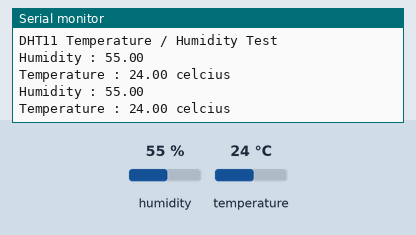
A sketch run on a simulated Arduino Uno, built with avr-gcc and run on an emulated ATmega328P. Shown: the last lines printed to the serial monitor. The test bench sets the inputs (shaded band); at power-on: humidity 55 %, temperature 24 °C.

Above: at 16.8 s.
16.9 s: humidity set to 22 %
At 24.7 s:
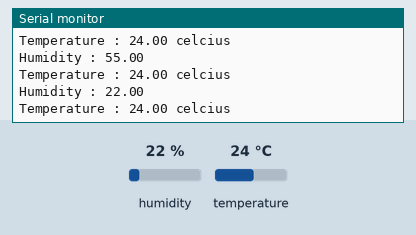
28.9 s: temperature set to 12 °C
At 32.8 s:
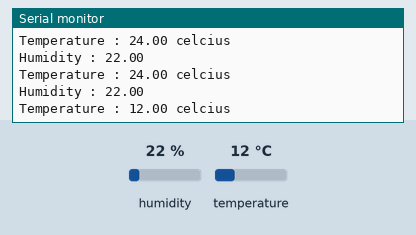
40.9 s: humidity set to 40 %
At 49.2 s:
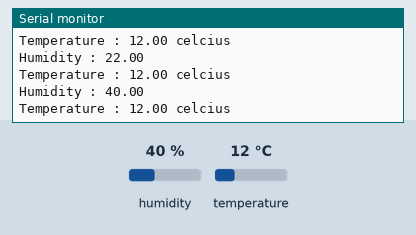
Timing chart, 0 to 50.7 s (numbered marks = the images above; inputs shaded):
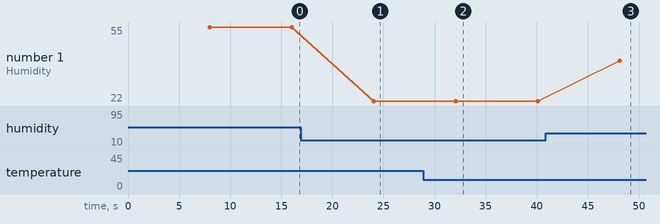

The sketch:

DHT11_BASIC.ino
```cpp
#include <DHT.h>

#define DHTPIN A0

#define DHTTYPE DHT11

DHT dht(DHTPIN,DHTTYPE);
void setup() {
  Serial.begin(9600);
  Serial.println(F("DHT11 Temperature / Humidity Test "));
  dht.begin();
}

void loop() {
  delay(8000); //delay is applied for each consecutive readings for the sensor
  float humid = dht.readHumidity();
  float Temperature = dht.readTemperature();
  //celcius is default temperature for this method.
  //it can be converted to fahrenheit by providing a parameter " true "
  if (isnan(humid) || isnan(Temperature)){
    //check if bogus values are returned
    Serial.println(F("Failed to read from the DHT sensor"));
    return; //so the iteration doesn't continue
    }
  Serial.print(F("Humidity : "));
  Serial.println(humid);
  Serial.print(F("Temperature : "));
  Serial.print(Temperature);
  Serial.println(" celcius");
  Serial.println();

}
```

Measured:
- after the input at 16.9 s, the serial monitor: prints a new line after 7.2 s (image 1)
- after the input at 28.9 s, the serial monitor: prints a new line after 3.2 s (image 2)
- after the input at 40.9 s, the serial monitor: prints a new line after 7.2 s (image 3)
- plotted number 1: 55 → 22 after the input at 16.9 s, 22 → 40 after the input at 40.9 s
